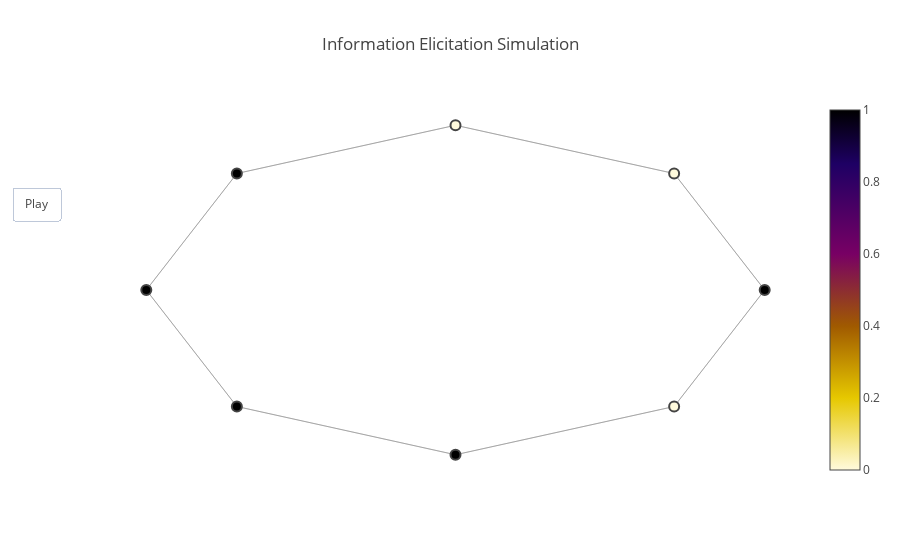

The cell this chart's notebook holds for it:
### Code cell
simple = SimpleSimulator()

### Figure 1 — Plotly figure (JSON) as saved in the notebook; plotly's stock layout.template omitted (floating-point values rounded to 4 significant figures)
{"data": [{"hoverinfo": "text", "line": {"color": "#888", "width": 0.5}, "mode": "lines", "text": ["0.1", "0.1", "0.1", "0.1", "0.1", "0.1", "0.1", "0.1", "0.1", "0.1", "0.1", "0.1", "0.1", "0.1", "0.1", "0.1"], "type": "scatter", "uid": "32ac6c2c-0f7f-45b6-8f52-59cb997440a3", "x": [5, 3.536, null, 5, 3.536, null, 3.536, 5, null, 3.536, 3.062e-16, null, 3.062e-16, 3.536, null, 3.062e-16, -3.536, null, -3.536, 3.062e-16, null, -3.536, -5, null, -5, -3.536, null, -5, -3.536, null, -3.536, -5, null, -3.536, -9.185e-16, null, -9.185e-16, -3.536, null, -9.185e-16, 3.536, null, 3.536, -9.185e-16, null, 3.536, 5, null], "y": [0, -3.536, null, 0, 3.536, null, 3.536, 0, null, 3.536, 5, null, 5, 3.536, null, 5, 3.536, null, 3.536, 5, null, 3.536, 6.123e-16, null, 6.123e-16, 3.536, null, 6.123e-16, -3.536, null, -3.536, 6.123e-16, null, -3.536, -5, null, -5, -3.536, null, -5, -3.536, null, -3.536, -5, null, -3.536, 0, null]}, {"hoverinfo": "text", "marker": {"color": [1, 0, 0, 1, 1, 1, 1, 0], "colorscale": "Electric", "line": {"width": 2}, "reversescale": true, "showscale": true, "size": 10}, "mode": "markers", "text": ["Vertex 0 1.0", "Vertex 1 0.0", "Vertex 2 0.0", "Vertex 3 1.0", "Vertex 4 1.0", "Vertex 5 1.0", "Vertex 6 1.0", "Vertex 7 0.0"], "type": "scatter", "uid": "af99b2df-db9a-4413-b2ce-5f240c13b504", "x": [5, 3.536, 3.062e-16, -3.536, -5, -3.536, -9.185e-16, 3.536], "y": [0, 3.536, 5, 3.536, 6.123e-16, -3.536, -5, -3.536]}], "layout": {"hovermode": "closest", "showlegend": false, "title": {"text": "Information Elicitation Simulation"}, "updatemenus": [{"buttons": [{"args": [null], "label": "Play", "method": "animate"}], "pad": {"r": 10, "t": 87}, "showactive": false, "type": "buttons"}], "xaxis": {"showgrid": false, "showticklabels": false, "zeroline": false}, "yaxis": {"showgrid": false, "showticklabels": false, "zeroline": false}}}
